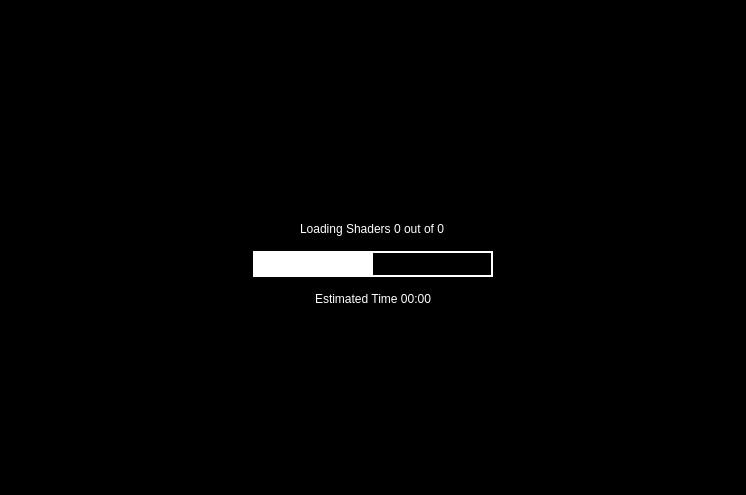
<?xml version="1.0" encoding="UTF-8"?>
<ui version="4.0">
 <class>LoadingScreen</class>
 <widget class="QWidget" name="LoadingScreen">
  <property name="geometry">
   <rect>
    <x>0</x>
    <y>0</y>
    <width>746</width>
    <height>495</height>
   </rect>
  </property>
  <property name="styleSheet">
   <string notr="true">background-color: rgb(0, 0, 0);</string>
  </property>
  <layout class="QVBoxLayout">
   <property name="spacing">
    <number>0</number>
   </property>
   <property name="leftMargin">
    <number>0</number>
   </property>
   <property name="topMargin">
    <number>0</number>
   </property>
   <property name="rightMargin">
    <number>0</number>
   </property>
   <property name="bottomMargin">
    <number>0</number>
   </property>
   <item>
    <widget class="QWidget" name="fade_parent" native="true">
     <layout class="QVBoxLayout" name="verticalLayout_2">
      <property name="spacing">
       <number>0</number>
      </property>
      <property name="leftMargin">
       <number>0</number>
      </property>
      <property name="topMargin">
       <number>0</number>
      </property>
      <property name="rightMargin">
       <number>0</number>
      </property>
      <property name="bottomMargin">
       <number>0</number>
      </property>
      <item>
       <layout class="QVBoxLayout" name="verticalLayout" stretch="1,0,0,0,0,1,0">
        <property name="spacing">
         <number>15</number>
        </property>
        <property name="sizeConstraint">
         <enum>QLayout::SetNoConstraint</enum>
        </property>
        <item>
         <spacer name="verticalSpacer_2">
          <property name="orientation">
           <enum>Qt::Vertical</enum>
          </property>
          <property name="sizeHint" stdset="0">
           <size>
            <width>20</width>
            <height>40</height>
           </size>
          </property>
         </spacer>
        </item>
        <item>
         <widget class="QLabel" name="icon">
          <property name="text">
           <string/>
          </property>
          <property name="alignment">
           <set>Qt::AlignCenter</set>
          </property>
          <property name="margin">
           <number>5</number>
          </property>
         </widget>
        </item>
        <item>
         <widget class="QLabel" name="title">
          <property name="styleSheet">
           <string notr="true">background-color: black; color: white;
font: 75 20pt &quot;Arial&quot;;</string>
          </property>
          <property name="text">
           <string/>
          </property>
          <property name="alignment">
           <set>Qt::AlignCenter</set>
          </property>
         </widget>
        </item>
        <item alignment="Qt::AlignHCenter|Qt::AlignBottom">
         <widget class="QLabel" name="stage">
          <property name="sizePolicy">
           <sizepolicy hsizetype="Minimum" vsizetype="Minimum">
            <horstretch>0</horstretch>
            <verstretch>0</verstretch>
           </sizepolicy>
          </property>
          <property name="styleSheet">
           <string notr="true">background-color: black; color: white;
font: 75 20pt &quot;Arial&quot;;</string>
          </property>
          <property name="text">
           <string>Loading Shaders 0 out of 0</string>
          </property>
         </widget>
        </item>
        <item alignment="Qt::AlignHCenter|Qt::AlignTop">
         <widget class="QProgressBar" name="progress_bar">
          <property name="sizePolicy">
           <sizepolicy hsizetype="Expanding" vsizetype="Preferred">
            <horstretch>0</horstretch>
            <verstretch>0</verstretch>
           </sizepolicy>
          </property>
          <property name="minimumSize">
           <size>
            <width>240</width>
            <height>24</height>
           </size>
          </property>
          <property name="maximumSize">
           <size>
            <width>560</width>
            <height>44</height>
           </size>
          </property>
          <property name="styleSheet">
           <string notr="true">QProgressBar {
color: white;
border: 2px solid white;
outline-color: black;
border-radius: 20px;
}
QProgressBar::chunk {
background-color: white;
border-radius: 15px;
}</string>
          </property>
          <property name="value">
           <number>50</number>
          </property>
          <property name="textVisible">
           <bool>false</bool>
          </property>
          <property name="format">
           <string>Loading Shaders %v out of %m</string>
          </property>
         </widget>
        </item>
        <item alignment="Qt::AlignHCenter|Qt::AlignTop">
         <widget class="QLabel" name="value">
          <property name="toolTip">
           <string notr="true"/>
          </property>
          <property name="styleSheet">
           <string notr="true">background-color: black; color: white;
font: 75 15pt &quot;Arial&quot;;</string>
          </property>
          <property name="text">
           <string>Estimated Time 00:00</string>
          </property>
         </widget>
        </item>
        <item>
         <spacer name="verticalSpacer">
          <property name="orientation">
           <enum>Qt::Vertical</enum>
          </property>
          <property name="sizeHint" stdset="0">
           <size>
            <width>20</width>
            <height>40</height>
           </size>
          </property>
         </spacer>
        </item>
       </layout>
      </item>
     </layout>
    </widget>
   </item>
  </layout>
 </widget>
 <resources/>
 <connections/>
</ui>
